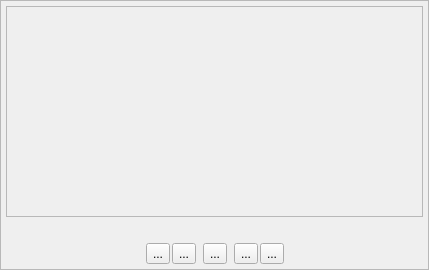
<?xml version="1.0" encoding="UTF-8"?>
<ui version="4.0">
 <class>CBIFWidget</class>
 <widget class="QFrame" name="CBIFWidget">
  <property name="geometry">
   <rect>
    <x>0</x>
    <y>0</y>
    <width>429</width>
    <height>270</height>
   </rect>
  </property>
  <property name="windowTitle">
   <string>BIF Widget</string>
  </property>
  <property name="frameShape">
   <enum>QFrame::StyledPanel</enum>
  </property>
  <property name="frameShadow">
   <enum>QFrame::Sunken</enum>
  </property>
  <layout class="QVBoxLayout" name="verticalLayout">
   <property name="leftMargin">
    <number>5</number>
   </property>
   <property name="topMargin">
    <number>5</number>
   </property>
   <property name="rightMargin">
    <number>5</number>
   </property>
   <property name="bottomMargin">
    <number>5</number>
   </property>
   <item>
    <widget class="QLabel" name="imageLabel">
     <property name="frameShape">
      <enum>QFrame::StyledPanel</enum>
     </property>
     <property name="frameShadow">
      <enum>QFrame::Raised</enum>
     </property>
     <property name="text">
      <string/>
     </property>
     <property name="alignment">
      <set>Qt::AlignBottom|Qt::AlignHCenter</set>
     </property>
    </widget>
   </item>
   <item>
    <widget class="QLabel" name="textLabel">
     <property name="sizePolicy">
      <sizepolicy hsizetype="Preferred" vsizetype="Maximum">
       <horstretch>0</horstretch>
       <verstretch>0</verstretch>
      </sizepolicy>
     </property>
     <property name="text">
      <string/>
     </property>
     <property name="alignment">
      <set>Qt::AlignCenter</set>
     </property>
    </widget>
   </item>
   <item>
    <widget class="QStackedWidget" name="stackedWidget">
     <property name="sizePolicy">
      <sizepolicy hsizetype="Preferred" vsizetype="Maximum">
       <horstretch>0</horstretch>
       <verstretch>0</verstretch>
      </sizepolicy>
     </property>
     <property name="currentIndex">
      <number>0</number>
     </property>
     <widget class="QWidget" name="toggleButtons">
      <layout class="QHBoxLayout" name="horizontalLayout">
       <property name="spacing">
        <number>2</number>
       </property>
       <property name="leftMargin">
        <number>0</number>
       </property>
       <property name="topMargin">
        <number>0</number>
       </property>
       <property name="rightMargin">
        <number>0</number>
       </property>
       <property name="bottomMargin">
        <number>0</number>
       </property>
       <item>
        <spacer name="horizontalSpacer1">
         <property name="orientation">
          <enum>Qt::Horizontal</enum>
         </property>
         <property name="sizeHint" stdset="0">
          <size>
           <width>40</width>
           <height>20</height>
          </size>
         </property>
        </spacer>
       </item>
       <item>
        <widget class="QToolButton" name="skipBackwardToggleBtn">
         <property name="toolTip">
          <string>Skip Backward</string>
         </property>
         <property name="text">
          <string>...</string>
         </property>
         <property name="icon">
          <iconset resource="BIFPlayerResources/BIFPlayerResources.qrc">
           <normaloff>:/BIFPlayerResources/skipbackward.png</normaloff>:/BIFPlayerResources/skipbackward.png</iconset>
         </property>
        </widget>
       </item>
       <item>
        <widget class="QToolButton" name="prevToggleBtn">
         <property name="toolTip">
          <string>Previous Frame</string>
         </property>
         <property name="text">
          <string>...</string>
         </property>
         <property name="icon">
          <iconset resource="BIFPlayerResources/BIFPlayerResources.qrc">
           <normaloff>:/BIFPlayerResources/prev.png</normaloff>:/BIFPlayerResources/prev.png</iconset>
         </property>
        </widget>
       </item>
       <item>
        <spacer name="horizontalSpacer2">
         <property name="orientation">
          <enum>Qt::Horizontal</enum>
         </property>
         <property name="sizeType">
          <enum>QSizePolicy::Fixed</enum>
         </property>
         <property name="sizeHint" stdset="0">
          <size>
           <width>5</width>
           <height>20</height>
          </size>
         </property>
        </spacer>
       </item>
       <item>
        <widget class="QToolButton" name="playPauseBtn">
         <property name="text">
          <string>...</string>
         </property>
         <property name="icon">
          <iconset resource="BIFPlayerResources/BIFPlayerResources.qrc">
           <normaloff>:/BIFPlayerResources/play.png</normaloff>:/BIFPlayerResources/play.png</iconset>
         </property>
        </widget>
       </item>
       <item>
        <spacer name="horizontalSpacer3">
         <property name="orientation">
          <enum>Qt::Horizontal</enum>
         </property>
         <property name="sizeType">
          <enum>QSizePolicy::Fixed</enum>
         </property>
         <property name="sizeHint" stdset="0">
          <size>
           <width>5</width>
           <height>20</height>
          </size>
         </property>
        </spacer>
       </item>
       <item>
        <widget class="QToolButton" name="nextToggleBtn">
         <property name="text">
          <string>...</string>
         </property>
         <property name="icon">
          <iconset resource="BIFPlayerResources/BIFPlayerResources.qrc">
           <normaloff>:/BIFPlayerResources/next.png</normaloff>:/BIFPlayerResources/next.png</iconset>
         </property>
        </widget>
       </item>
       <item>
        <widget class="QToolButton" name="skipForwardToggleBtn">
         <property name="text">
          <string>...</string>
         </property>
         <property name="icon">
          <iconset resource="BIFPlayerResources/BIFPlayerResources.qrc">
           <normaloff>:/BIFPlayerResources/skipforward.png</normaloff>:/BIFPlayerResources/skipforward.png</iconset>
         </property>
        </widget>
       </item>
       <item>
        <spacer name="horizontalSpacer">
         <property name="orientation">
          <enum>Qt::Horizontal</enum>
         </property>
         <property name="sizeHint" stdset="0">
          <size>
           <width>40</width>
           <height>20</height>
          </size>
         </property>
        </spacer>
       </item>
      </layout>
     </widget>
     <widget class="QWidget" name="discreteButtons">
      <layout class="QHBoxLayout" name="horizontalLayout_2">
       <property name="spacing">
        <number>2</number>
       </property>
       <property name="leftMargin">
        <number>0</number>
       </property>
       <property name="topMargin">
        <number>0</number>
       </property>
       <property name="rightMargin">
        <number>0</number>
       </property>
       <property name="bottomMargin">
        <number>0</number>
       </property>
       <item>
        <spacer name="horizontalSpacer5">
         <property name="orientation">
          <enum>Qt::Horizontal</enum>
         </property>
         <property name="sizeHint" stdset="0">
          <size>
           <width>224</width>
           <height>0</height>
          </size>
         </property>
        </spacer>
       </item>
       <item>
        <widget class="QToolButton" name="skipBackwardDiscreteBtn">
         <property name="toolTip">
          <string>Skip Backward</string>
         </property>
         <property name="text">
          <string>...</string>
         </property>
         <property name="icon">
          <iconset resource="BIFPlayerResources/BIFPlayerResources.qrc">
           <normaloff>:/BIFPlayerResources/skipbackward.png</normaloff>:/BIFPlayerResources/skipbackward.png</iconset>
         </property>
        </widget>
       </item>
       <item>
        <widget class="QToolButton" name="prevDiscreteBtn">
         <property name="toolTip">
          <string>Previous Frame</string>
         </property>
         <property name="text">
          <string>...</string>
         </property>
         <property name="icon">
          <iconset resource="BIFPlayerResources/BIFPlayerResources.qrc">
           <normaloff>:/BIFPlayerResources/prev.png</normaloff>:/BIFPlayerResources/prev.png</iconset>
         </property>
        </widget>
       </item>
       <item>
        <spacer name="horizontalSpacer6">
         <property name="orientation">
          <enum>Qt::Horizontal</enum>
         </property>
         <property name="sizeType">
          <enum>QSizePolicy::Fixed</enum>
         </property>
         <property name="sizeHint" stdset="0">
          <size>
           <width>5</width>
           <height>20</height>
          </size>
         </property>
        </spacer>
       </item>
       <item>
        <widget class="QToolButton" name="playBtn">
         <property name="text">
          <string>...</string>
         </property>
         <property name="icon">
          <iconset resource="BIFPlayerResources/BIFPlayerResources.qrc">
           <normaloff>:/BIFPlayerResources/play.png</normaloff>:/BIFPlayerResources/play.png</iconset>
         </property>
        </widget>
       </item>
       <item>
        <widget class="QToolButton" name="pauseBtn">
         <property name="text">
          <string>...</string>
         </property>
         <property name="icon">
          <iconset resource="BIFPlayerResources/BIFPlayerResources.qrc">
           <normaloff>:/BIFPlayerResources/pause.png</normaloff>:/BIFPlayerResources/pause.png</iconset>
         </property>
        </widget>
       </item>
       <item>
        <spacer name="horizontalSpacer7">
         <property name="orientation">
          <enum>Qt::Horizontal</enum>
         </property>
         <property name="sizeType">
          <enum>QSizePolicy::Fixed</enum>
         </property>
         <property name="sizeHint" stdset="0">
          <size>
           <width>5</width>
           <height>20</height>
          </size>
         </property>
        </spacer>
       </item>
       <item>
        <widget class="QToolButton" name="nextDiscreteBtn">
         <property name="text">
          <string>...</string>
         </property>
         <property name="icon">
          <iconset resource="BIFPlayerResources/BIFPlayerResources.qrc">
           <normaloff>:/BIFPlayerResources/next.png</normaloff>:/BIFPlayerResources/next.png</iconset>
         </property>
        </widget>
       </item>
       <item>
        <widget class="QToolButton" name="skipForwardDiscreteBtn">
         <property name="text">
          <string>...</string>
         </property>
         <property name="icon">
          <iconset resource="BIFPlayerResources/BIFPlayerResources.qrc">
           <normaloff>:/BIFPlayerResources/skipforward.png</normaloff>:/BIFPlayerResources/skipforward.png</iconset>
         </property>
        </widget>
       </item>
       <item>
        <spacer name="horizontalSpacer8">
         <property name="orientation">
          <enum>Qt::Horizontal</enum>
         </property>
         <property name="sizeHint" stdset="0">
          <size>
           <width>224</width>
           <height>0</height>
          </size>
         </property>
        </spacer>
       </item>
      </layout>
     </widget>
    </widget>
   </item>
  </layout>
 </widget>
 <resources>
  <include location="BIFPlayerResources/BIFPlayerResources.qrc"/>
 </resources>
 <connections/>
</ui>
